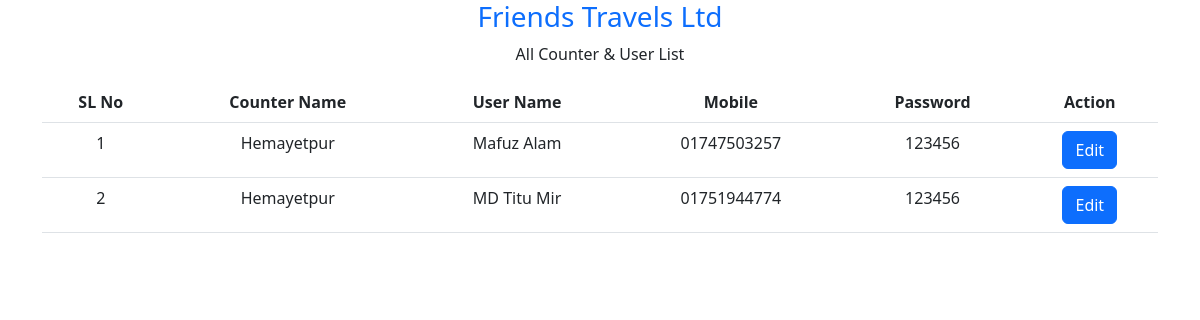
Before: /admin/user_list.php with the older database file.
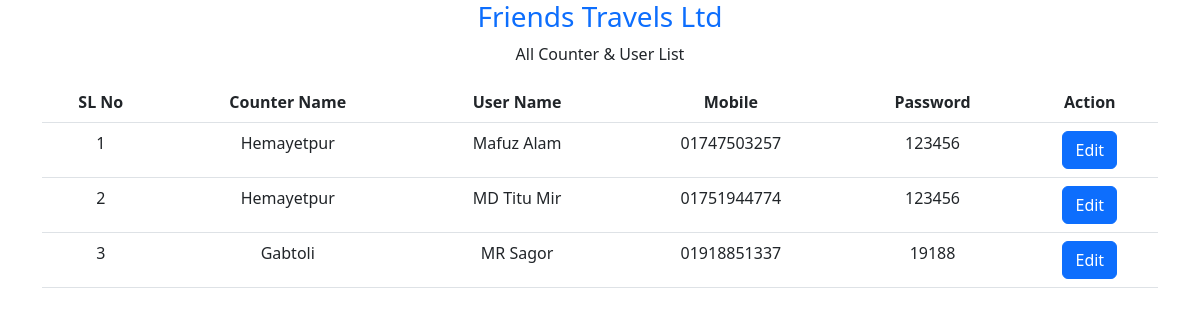
After: the same page with the newer database file.
### tables this page shows
CREATE TABLE `users` (
  `id` int(255) NOT NULL,
  `user_type` int(5) NOT NULL,
  `counter_name` varchar(30) NOT NULL,
  `user_name` varchar(30) NOT NULL,
  `mobile` varchar(30) NOT NULL,
  `password` int(6) NOT NULL
);

### admin/user_list.php (the view, shortened to what this page needs)
<?php
require_once '../inc/conn.php';
?>
<!doctype html>
<html lang="en">
<head>
    <link href="https://cdn.jsdelivr.net/npm/bootstrap@5.3.0-alpha3/dist/css/bootstrap.min.css" rel="stylesheet"
>
    <link rel="stylesheet" href="style.css">
</head>
<body>
    <div class="container text-center">
        <a class="text-decoration-none" href="index.php">
            <h3>Friends Travels Ltd</h3>
        </a>
        <p>All Counter & User List</p>
    </div>
    <div class="container">
        <?php
        $sql = "SELECT * FROM users ORDER BY id ASC";
        $result = $con->query( $sql );
        if ($result->num_rows > 0) {
            echo "<table class='table table-hover text-center'>";
            echo "<tr><th>SL No</th><th>Counter Name</th><th>User Name</th><th>Mobile</th><th>Password</th><th>Action</th></tr>";
            while ($row = $result->fetch_assoc()) {
                echo "<tr>";
                echo "<td>" . $row["id"] . "</td>";
                echo "<td>" . $row["counter_name"] . "</td>";
                echo "<td>" . $row["user_name"] . "</td>";
                echo "<td>" . $row["mobile"] . "</td>";
                echo "<td>" . $row["password"] . "</td>";
                echo '<td><a type="button" class="btn btn-primary" target="_blank" href="ticket_print.php?id=' . $row["id"] . '">Edit</a></td>';
                echo "</tr>";
            }
            echo "</table>";
        }
        else {
            echo "No search results found.";
        }
        ?>
    </div>
</body>
</html>

Changed rows visible on the page:
added users: id "3", counter_name "Gabtoli", user_name "MR Sagor", mobile "01918851337", password "19188"
